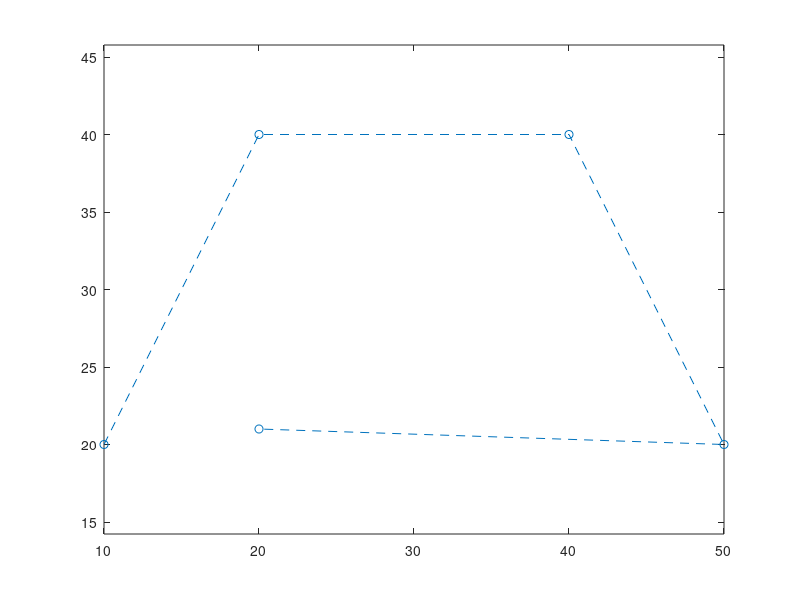

Write the MATLAB code that produced this figure. (Note: this script raises an error after producing the figure.)
px = [ 10, 20, 40, 50, 20];
py = [20, 40, 40, 20, 21];
plot(px,py,'o--');
axis equal;
hold on;
syms t
n = 4;
cx(t) = 0*t;
cy(t) = 0*t;
for i = 0:n
    weight = nchoosek(n,i)*t^i*(1-t)^(n-i);
    cx(t) = cx(t) + px(i+1)*weight;
    cy(t) = cy(t) + py(i + 1)*weight;
end
fplot(cx(t),cy(t),[0,1])
vx = n*(px(5)-px(4));
vy = n*(py(5)-py(4));
px2 = [px(5), 0, 20, 40,25,30];
py2 = [py(5), 0, 10, 20, 25,35];
m = 5;
px2(2) = px(5) + vx/n;
py2(2) = py(5) + vy/n;
plot(px2,py2,'o--');
cx2(t) = 0*t;
cy2(t) = 0*t;
for i = 0:m
    weight = nchoosek(m,i)*t^i*(1-t)^(m-i);
    cx2(t) = cx2(t) + px2(i+1)*weight;
    cy2(t) = cy2(t) + py2(i + 1)*weight;
end
fplot(cx2(t),cy2(t),[0 1])